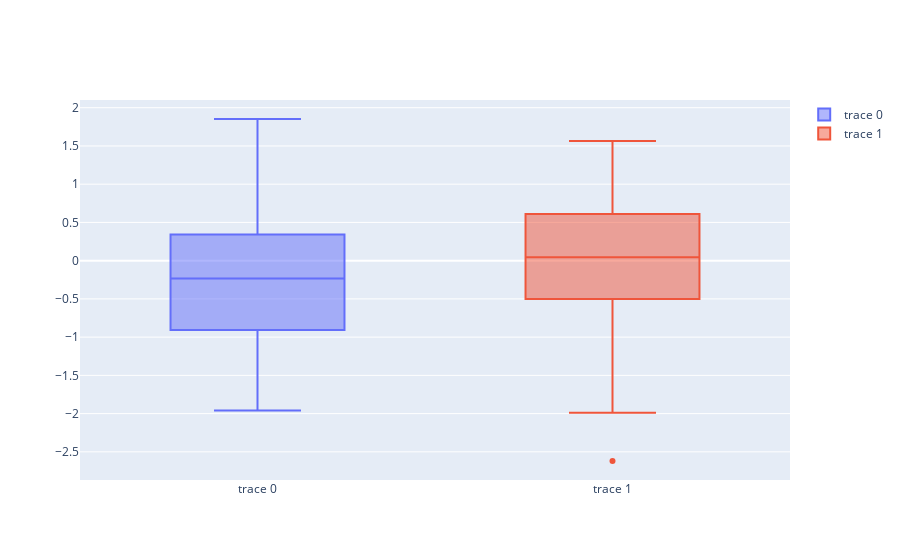

Notebook code for this chart:
### Code cell
import numpy as np
import plotly
import plotly.graph_objects as go
import plotly.offline as pyo
from plotly.offline import init_notebook_mode
  
init_notebook_mode(connected = True) 
  
np.random.seed(42)
  
# generating 50 random numbers
y = np.random.randn(50) 
  
# generating 50 random numbers
y1 = np.random.randn(50) 
fig = go.Figure()  
  
# updating the figure with y
fig.add_trace(go.Box(y=y)) 
  
# updating the figure with y1
fig.add_trace(go.Box(y=y1)) 
  
fig.show()

### Figure 1 — Plotly figure (JSON) as saved in the notebook; plotly's stock layout.template omitted (floating-point values rounded to 4 significant figures)
{"data": [{"type": "box", "y": [0.4967, -0.1383, 0.6477, 1.523, -0.2342, -0.2341, 1.579, 0.7674, -0.4695, 0.5426, -0.4634, -0.4657, 0.242, -1.913, -1.725, -0.5623, -1.013, 0.3142, -0.908, -1.412, 1.466, -0.2258, 0.06753, -1.425, -0.5444, 0.1109, -1.151, 0.3757, -0.6006, -0.2917, -0.6017, 1.852, -0.0135, -1.058, 0.8225, -1.221, 0.2089, -1.96, -1.328, 0.1969, 0.7385, 0.1714, -0.1156, -0.3011, -1.479, -0.7198, -0.4606, 1.057, 0.3436, -1.763]}, {"type": "box", "y": [0.3241, -0.3851, -0.6769, 0.6117, 1.031, 0.9313, -0.8392, -0.3092, 0.3313, 0.9755, -0.4792, -0.1857, -1.106, -1.196, 0.8125, 1.356, -0.07201, 1.004, 0.3616, -0.6451, 0.3614, 1.538, -0.03583, 1.565, -2.62, 0.8219, 0.08705, -0.299, 0.09176, -1.988, -0.2197, 0.3571, 1.478, -0.5183, -0.8085, -0.5018, 0.9154, 0.3288, -0.5298, 0.5133, 0.09708, 0.9686, -0.7021, -0.3277, -0.3921, -1.464, 0.2961, 0.2611, 0.005113, -0.2346]}], "layout": {}}
